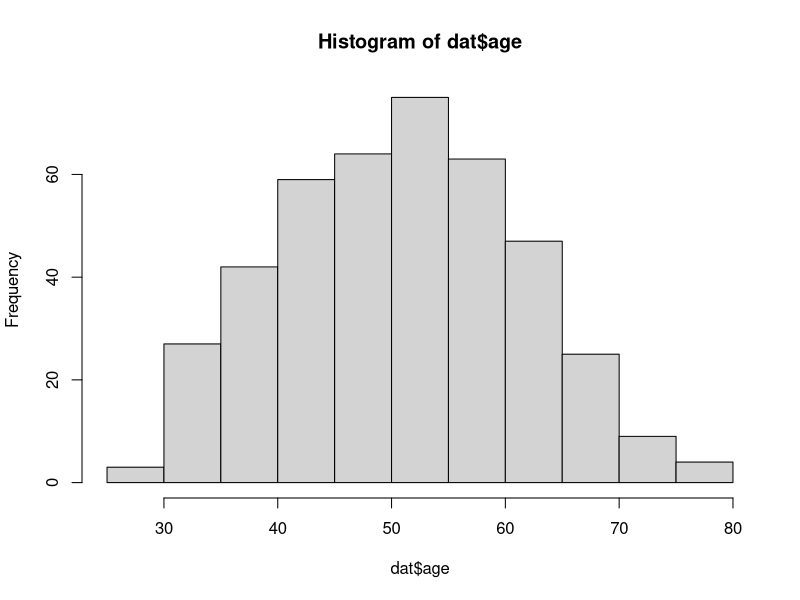
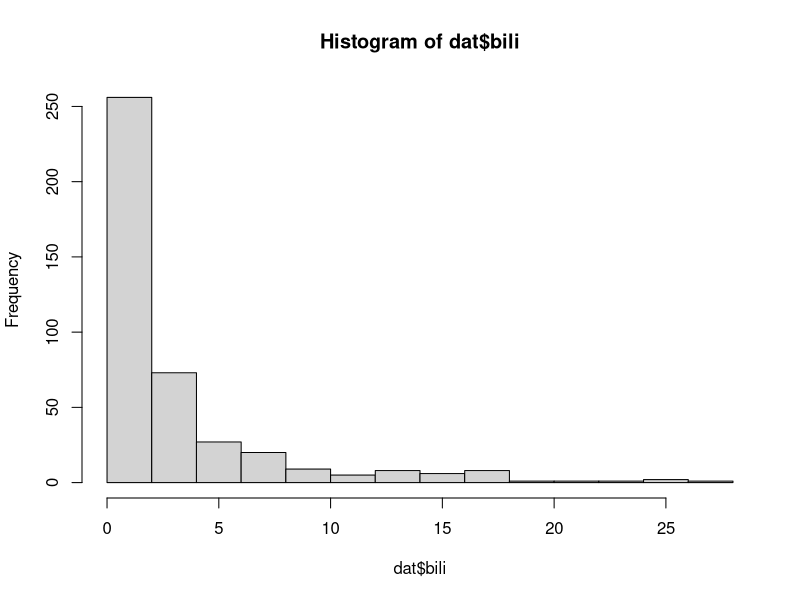
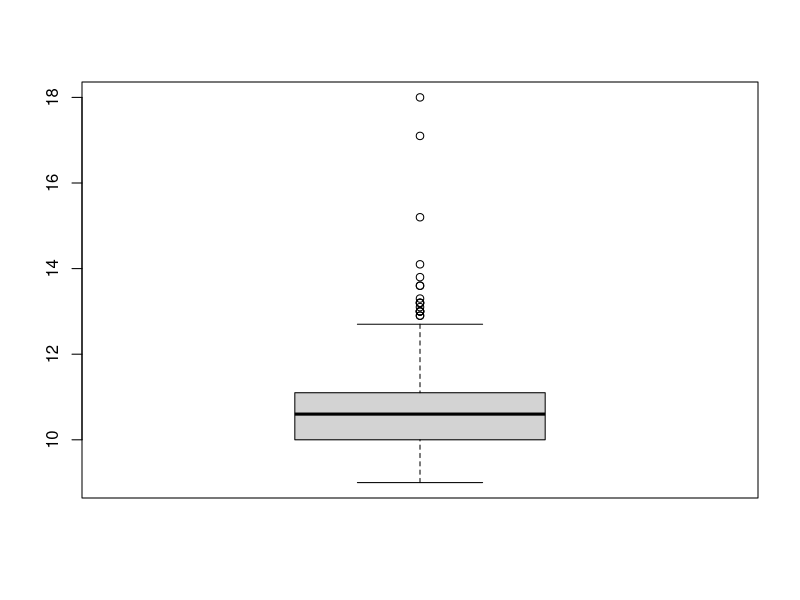
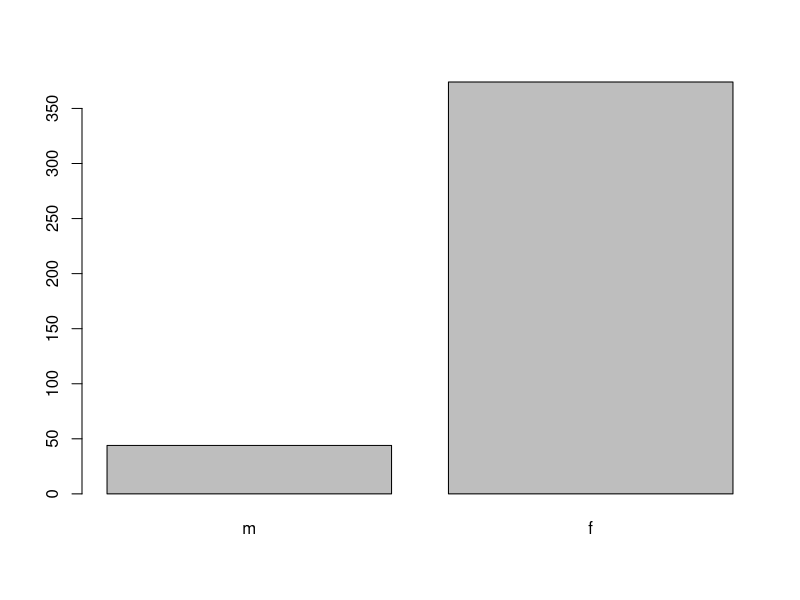
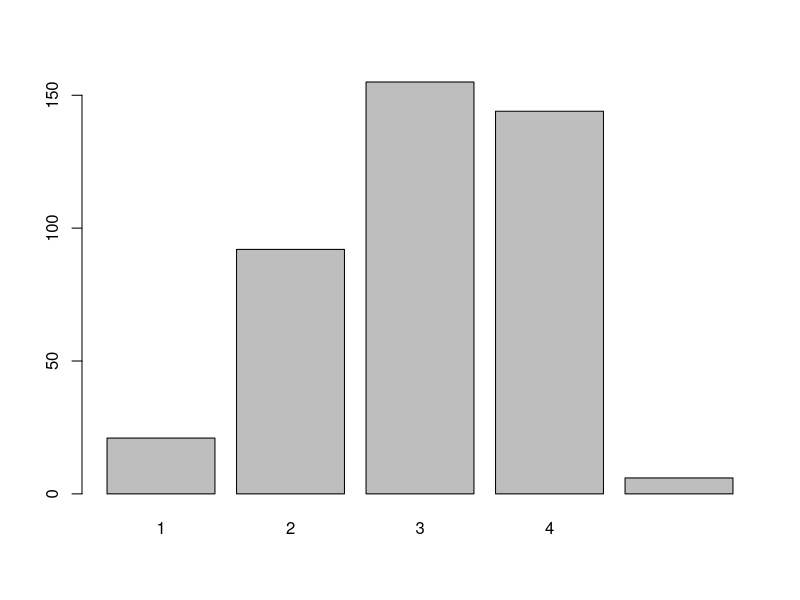
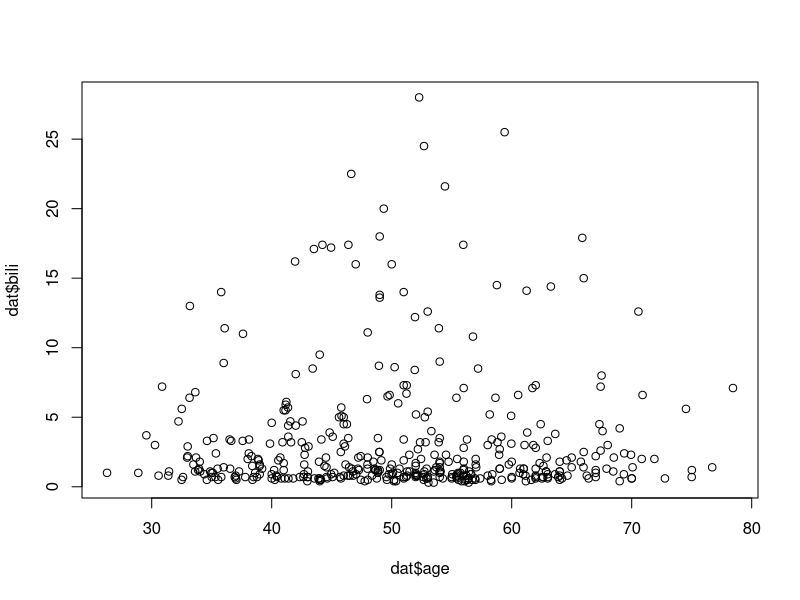
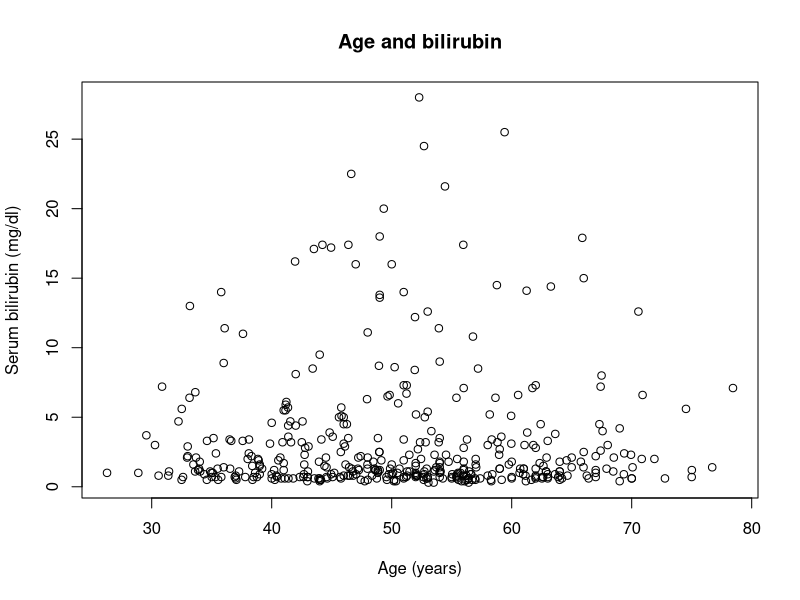
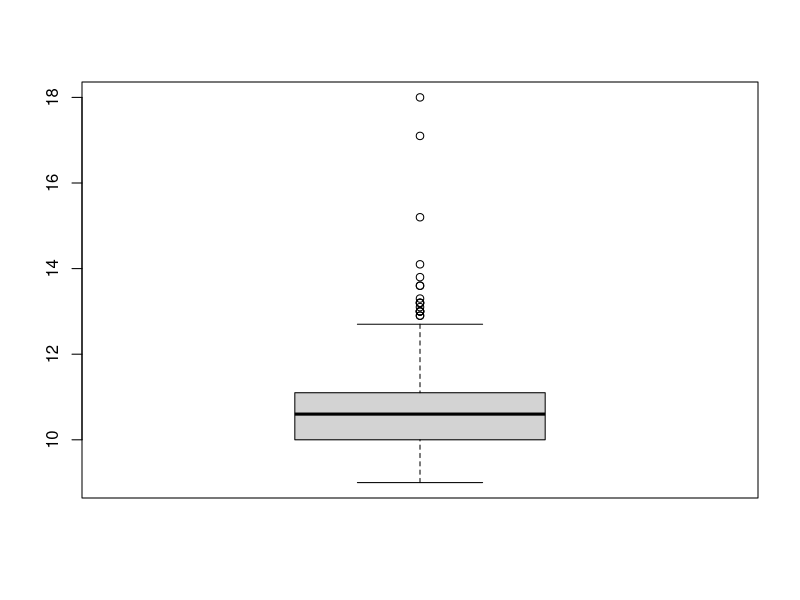

The R script that drew these images, in order:

###########################
# "How to look into data" #
###########################

dat <- survival::pbc

# 1. GET TO KNOW THE DATASET

# How large is the dataset?

nrow(dat) #Number of rows
ncol(dat) #Number of columns
dim(dat) #Rows and columns (dimensions)

# Inspect the first and last observations
head(dat) #first 6 observations
head(dat, 10) #first 10 observations
tail(dat) #last 6 observations
View(dat) #take a look at the whole data set

# 2. CHECK VARIABLE TYPES

str(dat)
class(dat) #object class
class(dat$time) #object class
class(dat$age) #object class
sapply(dat, class) #classes for all variables in the data set. "Apply the function class() to all variables in dat."

# 3. INVESTIGATE MISSING VALUES; SUMMARY STATISTICS

summary(dat)
# Number of missing values per variable
colSums(is.na(dat))

# How many participants have at least one missing value?
sum(!complete.cases(dat))

# How many cholesterol values are missing?
sum(is.na(dat$chol))

mean(dat$time)
median(dat$time)
mean(dat$trt)
mean(dat$trt, na.rm=TRUE) #useful??

# Check possible values for categorical variables
table(dat$status, useNA = "always")
table(dat$trt)
table(dat$trt, useNA = "always")
table(dat$trt, exclude=NULL)

# Why should we not simply calculate the mean of trt?
mean(dat$trt, na.rm = TRUE)

# 5. VISUALIZE THE DATA
# Numerical variables
hist(dat$age)
hist(dat$bili)
boxplot(dat$protime)

# Categorical variables
barplot(table(dat$sex))
barplot(table(dat$stage, useNA = "always"))

# Relationships between numerical variables
plot(dat$age, dat$bili)

# Add meaningful labels
plot(dat$age, dat$bili,
     xlab = "Age (years)",
     ylab = "Serum bilirubin (mg/dl)",
     main = "Age and bilirubin")


# 6. INVESTIGATE SUSPICIOUS OBSERVATIONS

# Examine potentially unusual blood clotting times
boxplot(dat$protime)
summary(dat$protime)

# Define which observations should be inspected
myrows <- !is.na(dat$protime) & dat$protime > 20

# How many observations are affected?
sum(myrows)

# Inspect those observations
dat[myrows, c("id", "protime", "age", "bili")]

# Important:
# An unusual value is not necessarily an incorrect value!
# Do not automatically replace outliers with NA.
